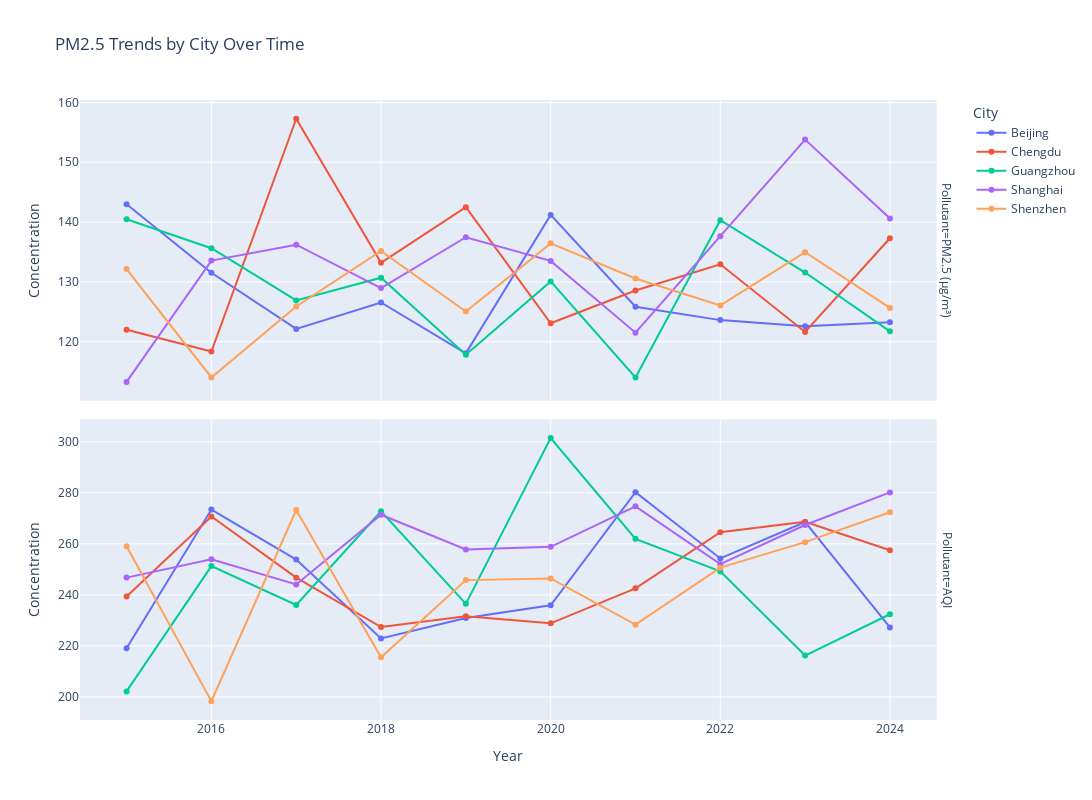

The notebook cell this image was saved under:
### Code cell
fig = px.line(city_year_grouped_df, x = 'Year', y = 'Concentration', facet_row='Pollutant', color='City', markers=True, title='PM2.5 Trends by City Over Time')
print('Tip: Hover over the datapoints to preview data labels')
fig.update_yaxes(matches=None)
fig.update_layout(height=800, width=1200)
fig.show()

### Figure 1 — Plotly figure (JSON) as saved in the notebook; plotly's stock layout.template omitted (floating-point values rounded to 4 significant figures)
{"data": [{"hovertemplate": "City=Beijing<br>Pollutant=PM2.5 (µg/m³)<br>Year=%{x}<br>Concentration=%{y}<extra></extra>", "legendgroup": "Beijing", "line": {"color": "#636efa", "dash": "solid"}, "marker": {"symbol": "circle"}, "mode": "lines+markers", "name": "Beijing", "orientation": "v", "showlegend": true, "type": "scatter", "x": [2015, 2016, 2017, 2018, 2019, 2020, 2021, 2022, 2023, 2024], "xaxis": "x2", "y": [143.0, 131.5, 122.1, 126.6, 118.1, 141.2, 125.8, 123.6, 122.6, 123.2], "yaxis": "y2"}, {"hovertemplate": "City=Beijing<br>Pollutant=AQI<br>Year=%{x}<br>Concentration=%{y}<extra></extra>", "legendgroup": "Beijing", "line": {"color": "#636efa", "dash": "solid"}, "marker": {"symbol": "circle"}, "mode": "lines+markers", "name": "Beijing", "orientation": "v", "showlegend": false, "type": "scatter", "x": [2015, 2016, 2017, 2018, 2019, 2020, 2021, 2022, 2023, 2024], "xaxis": "x", "y": [219.1, 273.4, 253.8, 222.9, 230.9, 235.9, 280.2, 254.3, 268.5, 227.2], "yaxis": "y"}, {"hovertemplate": "City=Chengdu<br>Pollutant=PM2.5 (µg/m³)<br>Year=%{x}<br>Concentration=%{y}<extra></extra>", "legendgroup": "Chengdu", "line": {"color": "#EF553B", "dash": "solid"}, "marker": {"symbol": "circle"}, "mode": "lines+markers", "name": "Chengdu", "orientation": "v", "showlegend": true, "type": "scatter", "x": [2015, 2016, 2017, 2018, 2019, 2020, 2021, 2022, 2023, 2024], "xaxis": "x2", "y": [122.0, 118.4, 157.3, 133.2, 142.5, 123.1, 128.6, 133.0, 121.6, 137.3], "yaxis": "y2"}, {"hovertemplate": "City=Chengdu<br>Pollutant=AQI<br>Year=%{x}<br>Concentration=%{y}<extra></extra>", "legendgroup": "Chengdu", "line": {"color": "#EF553B", "dash": "solid"}, "marker": {"symbol": "circle"}, "mode": "lines+markers", "name": "Chengdu", "orientation": "v", "showlegend": false, "type": "scatter", "x": [2015, 2016, 2017, 2018, 2019, 2020, 2021, 2022, 2023, 2024], "xaxis": "x", "y": [239.4, 270.7, 246.7, 227.4, 231.6, 228.9, 242.6, 264.6, 268.6, 257.5], "yaxis": "y"}, {"hovertemplate": "City=Guangzhou<br>Pollutant=PM2.5 (µg/m³)<br>Year=%{x}<br>Concentration=%{y}<extra></extra>", "legendgroup": "Guangzhou", "line": {"color": "#00cc96", "dash": "solid"}, "marker": {"symbol": "circle"}, "mode": "lines+markers", "name": "Guangzhou", "orientation": "v", "showlegend": true, "type": "scatter", "x": [2015, 2016, 2017, 2018, 2019, 2020, 2021, 2022, 2023, 2024], "xaxis": "x2", "y": [140.5, 135.6, 126.9, 130.7, 117.8, 130.1, 114.0, 140.3, 131.6, 121.7], "yaxis": "y2"}, {"hovertemplate": "City=Guangzhou<br>Pollutant=AQI<br>Year=%{x}<br>Concentration=%{y}<extra></extra>", "legendgroup": "Guangzhou", "line": {"color": "#00cc96", "dash": "solid"}, "marker": {"symbol": "circle"}, "mode": "lines+markers", "name": "Guangzhou", "orientation": "v", "showlegend": false, "type": "scatter", "x": [2015, 2016, 2017, 2018, 2019, 2020, 2021, 2022, 2023, 2024], "xaxis": "x", "y": [202.2, 251.3, 236.0, 272.7, 236.5, 301.5, 262.0, 249.2, 216.2, 232.4], "yaxis": "y"}, {"hovertemplate": "City=Shanghai<br>Pollutant=PM2.5 (µg/m³)<br>Year=%{x}<br>Concentration=%{y}<extra></extra>", "legendgroup": "Shanghai", "line": {"color": "#ab63fa", "dash": "solid"}, "marker": {"symbol": "circle"}, "mode": "lines+markers", "name": "Shanghai", "orientation": "v", "showlegend": true, "type": "scatter", "x": [2015, 2016, 2017, 2018, 2019, 2020, 2021, 2022, 2023, 2024], "xaxis": "x2", "y": [113.3, 133.6, 136.2, 129.0, 137.5, 133.5, 121.5, 137.6, 153.8, 140.6], "yaxis": "y2"}, {"hovertemplate": "City=Shanghai<br>Pollutant=AQI<br>Year=%{x}<br>Concentration=%{y}<extra></extra>", "legendgroup": "Shanghai", "line": {"color": "#ab63fa", "dash": "solid"}, "marker": {"symbol": "circle"}, "mode": "lines+markers", "name": "Shanghai", "orientation": "v", "showlegend": false, "type": "scatter", "x": [2015, 2016, 2017, 2018, 2019, 2020, 2021, 2022, 2023, 2024], "xaxis": "x", "y": [246.8, 254.0, 244.1, 271.4, 257.8, 258.8, 274.7, 252.0, 267.4, 280.2], "yaxis": "y"}, {"hovertemplate": "City=Shenzhen<br>Pollutant=PM2.5 (µg/m³)<br>Year=%{x}<br>Concentration=%{y}<extra></extra>", "legendgroup": "Shenzhen", "line": {"color": "#FFA15A", "dash": "solid"}, "marker": {"symbol": "circle"}, "mode": "lines+markers", "name": "Shenzhen", "orientation": "v", "showlegend": true, "type": "scatter", "x": [2015, 2016, 2017, 2018, 2019, 2020, 2021, 2022, 2023, 2024], "xaxis": "x2", "y": [132.2, 114.0, 125.9, 135.2, 125.0, 136.4, 130.6, 126.1, 135.0, 125.7], "yaxis": "y2"}, {"hovertemplate": "City=Shenzhen<br>Pollutant=AQI<br>Year=%{x}<br>Concentration=%{y}<extra></extra>", "legendgroup": "Shenzhen", "line": {"color": "#FFA15A", "dash": "solid"}, "marker": {"symbol": "circle"}, "mode": "lines+markers", "name": "Shenzhen", "orientation": "v", "showlegend": false, "type": "scatter", "x": [2015, 2016, 2017, 2018, 2019, 2020, 2021, 2022, 2023, 2024], "xaxis": "x", "y": [259.1, 198.3, 273.3, 215.5, 245.8, 246.4, 228.3, 250.7, 260.7, 272.4], "yaxis": "y"}], "layout": {"annotations": [{"font": {}, "showarrow": false, "text": "Pollutant=AQI", "textangle": 90, "x": 0.98, "xanchor": "left", "xref": "paper", "y": 0.2425, "yanchor": "middle", "yref": "paper"}, {"font": {}, "showarrow": false, "text": "Pollutant=PM2.5 (µg/m³)", "textangle": 90, "x": 0.98, "xanchor": "left", "xref": "paper", "y": 0.7575, "yanchor": "middle", "yref": "paper"}], "height": 800, "legend": {"title": {"text": "City"}, "tracegroupgap": 0}, "title": {"text": "PM2.5 Trends by City Over Time"}, "width": 1200, "xaxis": {"anchor": "y", "domain": [0, 0.98], "title": {"text": "Year"}}, "xaxis2": {"anchor": "y2", "domain": [0, 0.98], "matches": "x", "showticklabels": false}, "yaxis": {"anchor": "x", "domain": [0, 0.485], "title": {"text": "Concentration"}}, "yaxis2": {"anchor": "x2", "domain": [0.515, 1], "title": {"text": "Concentration"}}}}
